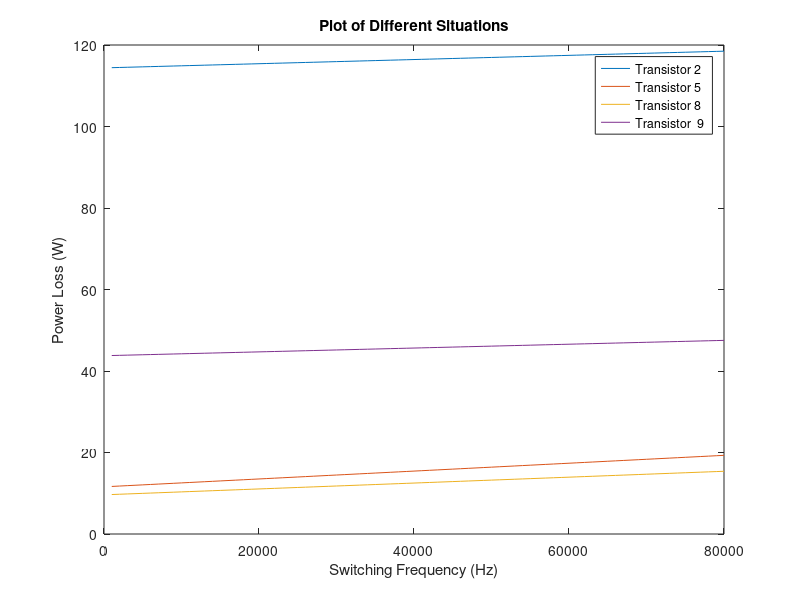

Write the MATLAB code that produced this figure.
I = 60;
V = 28;
duty = 0.545;

% Creating the array
% Resistance, t_on, t_off
constants = [0.0583, 35e-9, 26e-9;
             0.0059, 72e-9, 43e-9;
             0.0049, 67e-9, 19e-9;
             0.0223, 29e-9, 27e-9];

thermal_res_jc = 1.21;
thermal_res_cs = 0.5;
T_j = 175;

x_values = 1000:1000:80000; % Creating the list of x values

num_constants = size(constants, 1); % Number of constants/situations

% Initializing the y_values array
y_values = zeros(num_constants, numel(x_values));

% Looping through each row of the constants array
conduction_loss = [];
switching_loss = {};
for i = 1:num_constants
    % Initializing temporary y_values array for the current situation
    y_temp = zeros(1, numel(x_values));
    
    y_cond = 0;
    y_switch = 0;
    switching_loss_single = [];
    % Calculating y values for each x value
    for j = 1:numel(x_values)
        y_cond = constants(i, 1) .* (I^2) .* duty;
        y_switch = ((constants(i, 2) + constants(i, 3)) .* I .* V .* x_values(j)) .* 0.5;
        switching_loss_single(end+1) = y_switch;
        y_temp(j) = y_cond + y_switch;
    end
    conduction_loss(end+1) = y_cond;
    switching_loss{end+1} = switching_loss_single;
    % Storing the calculated y values in the y_values array
    y_values(i, :) = y_temp;
    
    % Plotting the situation
    plot(x_values, y_values(i, :));
    hold on;

end

% Adding labels and title to the plot
xlabel('Switching Frequency (Hz)');
ylabel('Power Loss (W)');
title('Plot of Different Situations');

% Adding a legend to the plot
legend('Transistor 2', 'Transistor 5', 'Transistor 8', 'Transistor  9');